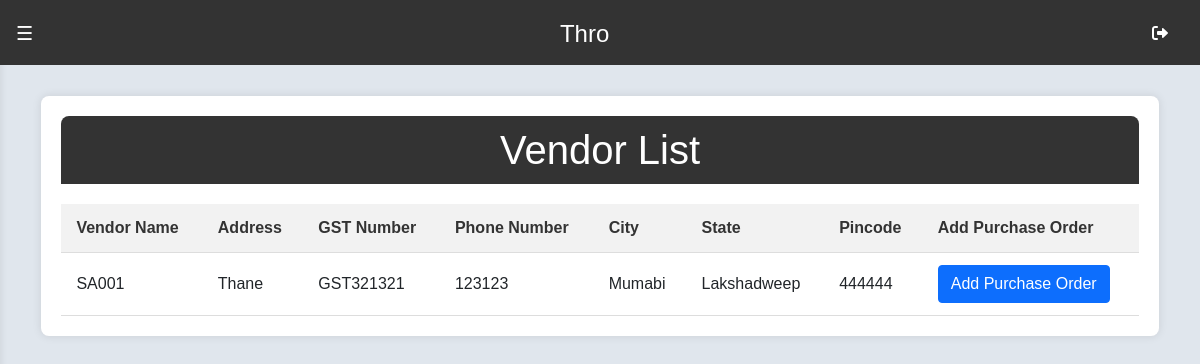
/vendorList/, run on the app's committed database.
### api/models.py (models this page shows, shortened)
class Vendor(models.Model):
    vendor_id = models.CharField(max_length=10)
    STATES_CHOICES = [
        ('AN', 'Andaman and Nicobar Islands'),
        ('AP', 'Andhra Pradesh'),
        ('AR', 'Arunachal Pradesh'),
        ('AS', 'Assam'),
        ('BR', 'Bihar'),
        ('CH', 'Chandigarh'),
        ('CT', 'Chhattisgarh'),
        ('DL', 'Delhi'),
        ('GA', 'Goa'),
        ('GJ', 'Gujarat'),
        ('HR', 'Haryana'),
        ('HP', 'Himachal Pradesh'),
        ('JK', 'Jammu and Kashmir'),
        ('JH', 'Jharkhand'),
        ('KA', 'Karnataka'),
        ('KL', 'Kerala'),
        ('LA', 'Ladakh'),
        ('LD', 'Lakshadweep'),
        ('MP', 'Madhya Pradesh'),
        ('MH', 'Maharashtra'),
        ('MN', 'Manipur'),
        ('ML', 'Meghalaya'),
        ('MZ', 'Mizoram'),
        ('NL', 'Nagaland'),
        ('OR', 'Odisha'),
        ('PY', 'Puducherry'),
        ('PB', 'Punjab'),
        ('RJ', 'Rajasthan'),
        ('SK', 'Sikkim'),
        ('TN', 'Tamil Nadu'),
        ('TG', 'Telangana'),
        ('TR', 'Tripura'),
        ('UP', 'Uttar Pradesh'),
        ('UT', 'Uttarakhand'),
        ('WB', 'West Bengal'),
    ]
    vendorName = models.CharField(max_length=100)
    vendorAddress = models.CharField(max_length=200)
    vendorGstNumber = models.CharField(max_length=50)
    vendorPhoneNumber = models.CharField(max_length=20)
    city = models.CharField(max_length=100)
    state = models.CharField(max_length=2, choices=STATES_CHOICES)
    pincode = models.CharField(max_length=10)
    ifscCode = models.CharField(max_length=20)
    accountNo = models.IntegerField()
    branch = models.CharField(max_length=30)
    nameOfBank = models.CharField(max_length=30)

### api/views.py (the view)
# urls.py: path('vendorList/', views.vendorList, name='vendorList'),
def vendorList(request):
    vendors = Vendor.objects.all()
    return render(request, 'vendorList.html', {'vendors': vendors})

### api/templates/vendorList.html (shortened to what this page needs)
{% extends 'base.html' %}
{% block content %}
<div class="container">
    <h1>Vendor List</h1>
    <table>
        <thead>
            <tr>
                <th>Vendor Name</th>
                <th>Address</th>
                <th>GST Number</th>
                <th>Phone Number</th>
                <th>City</th>
                <th>State</th>
                <th>Pincode</th>
                <th>Add Purchase Order</th>
            </tr>
        </thead>
        <tbody>
            {% for vendor in vendors %}
            <tr>
                <td>{{ vendor.vendorName }}</td>
                <td>{{ vendor.vendorAddress }}</td>
                <td>{{ vendor.vendorGstNumber }}</td>
                <td>{{ vendor.vendorPhoneNumber }}</td>
                <td>{{ vendor.city }}</td>
                <td>{{ vendor.state }}</td>
                <td>{{ vendor.pincode }}</td>
                <td>
                    <a href="{% url 'vpo' %}" class="btn btn-primary" target="_blank">Add Purchase Order</a>
                </td>
            </tr>
            {% endfor %}
        </tbody>
    </table>
</div>
{% endblock %}

### api/static/css/base.css (style rules this page uses)
body { margin: 0; font-family: Arial, sans-serif; background-color: #e0e6ed; }

### api/templates/vendorList.html (style rules this page uses)
.container { max-width: 95%; margin: 20px auto; padding: 20px; background-color: #fff; border-radius: 8px; box-shadow: 0 0 10px rgba(0, 0, 0, 0.1); margin-top: 0%; }
h1 { text-align: center; color: white; background-color: #333; padding: 10px; margin-top: 0; border-top-left-radius: 8px; border-top-right-radius: 8px; }
table { width: 100%; border-collapse: collapse; margin-top: 20px; }
th, td { padding: 12px 15px; text-align: left; border-bottom: 1px solid #ddd; }
th { background-color: #f2f2f2; color: #333; }

### data on the page
Vendor: vendorName "SA001", vendorAddress "Thane", vendorGstNumber "GST321321", vendorPhoneNumber "123123", city "Mumabi", state "Lakshadweep", pincode "444444"
